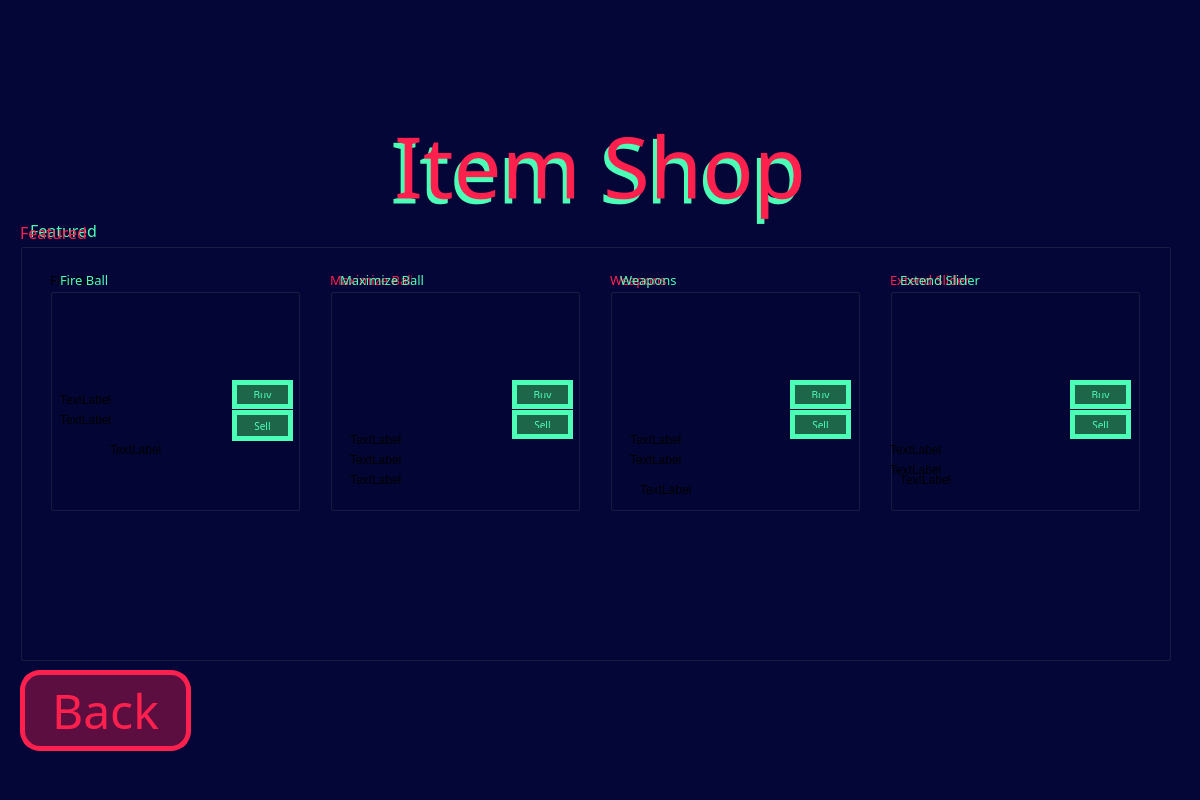
<?xml version="1.0" encoding="UTF-8"?>
<ui version="4.0">
 <class>ItemShop</class>
 <widget class="QWidget" name="ItemShop">
  <property name="geometry">
   <rect>
    <x>0</x>
    <y>0</y>
    <width>1200</width>
    <height>800</height>
   </rect>
  </property>
  <property name="palette">
   <palette>
    <active>
     <colorrole role="Window">
      <brush brushstyle="SolidPattern">
       <color alpha="255">
        <red>3</red>
        <green>6</green>
        <blue>55</blue>
       </color>
      </brush>
     </colorrole>
    </active>
    <inactive>
     <colorrole role="Window">
      <brush brushstyle="SolidPattern">
       <color alpha="255">
        <red>3</red>
        <green>6</green>
        <blue>55</blue>
       </color>
      </brush>
     </colorrole>
    </inactive>
    <disabled>
     <colorrole role="Base">
      <brush brushstyle="SolidPattern">
       <color alpha="255">
        <red>3</red>
        <green>6</green>
        <blue>55</blue>
       </color>
      </brush>
     </colorrole>
     <colorrole role="Window">
      <brush brushstyle="SolidPattern">
       <color alpha="255">
        <red>3</red>
        <green>6</green>
        <blue>55</blue>
       </color>
      </brush>
     </colorrole>
    </disabled>
   </palette>
  </property>
  <property name="windowTitle">
   <string>Form</string>
  </property>
  <widget class="QLabel" name="title">
   <property name="geometry">
    <rect>
     <x>90</x>
     <y>15</y>
     <width>1012</width>
     <height>311</height>
    </rect>
   </property>
   <property name="palette">
    <palette>
     <active>
      <colorrole role="WindowText">
       <brush brushstyle="SolidPattern">
        <color alpha="255">
         <red>76</red>
         <green>255</green>
         <blue>183</blue>
        </color>
       </brush>
      </colorrole>
     </active>
     <inactive>
      <colorrole role="WindowText">
       <brush brushstyle="SolidPattern">
        <color alpha="255">
         <red>76</red>
         <green>255</green>
         <blue>183</blue>
        </color>
       </brush>
      </colorrole>
     </inactive>
     <disabled/>
    </palette>
   </property>
   <property name="font">
    <font>
     <family>Showcard Gothic</family>
     <pointsize>64</pointsize>
    </font>
   </property>
   <property name="text">
    <string>Item Shop</string>
   </property>
   <property name="textFormat">
    <enum>Qt::AutoText</enum>
   </property>
   <property name="alignment">
    <set>Qt::AlignCenter</set>
   </property>
  </widget>
  <widget class="QLabel" name="title_2">
   <property name="geometry">
    <rect>
     <x>94</x>
     <y>10</y>
     <width>1012</width>
     <height>311</height>
    </rect>
   </property>
   <property name="palette">
    <palette>
     <active>
      <colorrole role="WindowText">
       <brush brushstyle="SolidPattern">
        <color alpha="255">
         <red>255</red>
         <green>32</green>
         <blue>78</blue>
        </color>
       </brush>
      </colorrole>
     </active>
     <inactive>
      <colorrole role="WindowText">
       <brush brushstyle="SolidPattern">
        <color alpha="255">
         <red>255</red>
         <green>32</green>
         <blue>78</blue>
        </color>
       </brush>
      </colorrole>
     </inactive>
     <disabled/>
    </palette>
   </property>
   <property name="font">
    <font>
     <family>Showcard Gothic</family>
     <pointsize>64</pointsize>
    </font>
   </property>
   <property name="text">
    <string>Item Shop</string>
   </property>
   <property name="textFormat">
    <enum>Qt::AutoText</enum>
   </property>
   <property name="alignment">
    <set>Qt::AlignCenter</set>
   </property>
  </widget>
  <widget class="QGroupBox" name="featured">
   <property name="geometry">
    <rect>
     <x>20</x>
     <y>220</y>
     <width>1151</width>
     <height>441</height>
    </rect>
   </property>
   <property name="palette">
    <palette>
     <active>
      <colorrole role="WindowText">
       <brush brushstyle="SolidPattern">
        <color alpha="255">
         <red>255</red>
         <green>32</green>
         <blue>78</blue>
        </color>
       </brush>
      </colorrole>
     </active>
     <inactive>
      <colorrole role="WindowText">
       <brush brushstyle="SolidPattern">
        <color alpha="255">
         <red>255</red>
         <green>32</green>
         <blue>78</blue>
        </color>
       </brush>
      </colorrole>
     </inactive>
     <disabled/>
    </palette>
   </property>
   <property name="font">
    <font>
     <family>Showcard Gothic</family>
     <pointsize>12</pointsize>
    </font>
   </property>
   <property name="styleSheet">
    <string notr="true">QGroupBox {
border-width:5px;
border-color:white;

}</string>
   </property>
   <property name="title">
    <string>Featured</string>
   </property>
   <widget class="QGroupBox" name="fireball">
    <property name="geometry">
     <rect>
      <x>30</x>
      <y>50</y>
      <width>250</width>
      <height>241</height>
     </rect>
    </property>
    <property name="palette">
     <palette>
      <active/>
      <inactive/>
      <disabled/>
     </palette>
    </property>
    <property name="font">
     <font>
      <family>Showcard Gothic</family>
      <pointsize>10</pointsize>
     </font>
    </property>
    <property name="title">
     <string>Fire Ball</string>
    </property>
    <widget class="QLabel" name="tile">
     <property name="geometry">
      <rect>
       <x>10</x>
       <y>0</y>
       <width>101</width>
       <height>20</height>
      </rect>
     </property>
     <property name="palette">
      <palette>
       <active>
        <colorrole role="WindowText">
         <brush brushstyle="SolidPattern">
          <color alpha="255">
           <red>76</red>
           <green>255</green>
           <blue>183</blue>
          </color>
         </brush>
        </colorrole>
       </active>
       <inactive>
        <colorrole role="WindowText">
         <brush brushstyle="SolidPattern">
          <color alpha="255">
           <red>76</red>
           <green>255</green>
           <blue>183</blue>
          </color>
         </brush>
        </colorrole>
       </inactive>
       <disabled/>
      </palette>
     </property>
     <property name="font">
      <font>
       <family>Showcard Gothic</family>
       <pointsize>10</pointsize>
      </font>
     </property>
     <property name="text">
      <string>Fire Ball</string>
     </property>
    </widget>
    <widget class="QPushButton" name="sellf">
     <property name="geometry">
      <rect>
       <x>182</x>
       <y>140</y>
       <width>61</width>
       <height>31</height>
      </rect>
     </property>
     <property name="font">
      <font>
       <family>Showcard Gothic</family>
       <pointsize>-1</pointsize>
      </font>
     </property>
     <property name="styleSheet">
      <string notr="true">QPushButton {
    background-color: #1e6649;
    border-style: solid;
    color: #4cffb7;
    border-width: 5px;
    border-radius: 20px;
    border-color: #4cffb7;
    font-size: 10px; /* Corrected from 'font: 48px' */
    padding: 6px;
    background-image: url(qrc:/image/Resources/plus.png); /* Path to your image */
    background-repeat: no-repeat;
    background-position: center;
}
QPushButton::pressed {
    background-color: #1abc9c; /* Background color when pressed */
}

</string>
     </property>
     <property name="text">
      <string>Sell</string>
     </property>
    </widget>
    <widget class="QPushButton" name="addf">
     <property name="geometry">
      <rect>
       <x>182</x>
       <y>110</y>
       <width>61</width>
       <height>29</height>
      </rect>
     </property>
     <property name="font">
      <font>
       <family>Showcard Gothic</family>
       <pointsize>-1</pointsize>
      </font>
     </property>
     <property name="styleSheet">
      <string notr="true">QPushButton {
    background-color: #1e6649;
    border-style: solid;
    color: #4cffb7;
    border-width: 5px;
    border-radius: 20px;
    border-color: #4cffb7;
    font-size: 10px; /* Corrected from 'font: 48px' */
    padding: 6px;
    background-image: url(qrc:/image/Resources/plus.png); /* Path to your image */
    background-repeat: no-repeat;
    background-position: center;
}
QPushButton::pressed {
    background-color: #1abc9c; /* Background color when pressed */
}

</string>
     </property>
     <property name="text">
      <string>Buy</string>
     </property>
    </widget>
    <widget class="QLabel" name="label_7">
     <property name="geometry">
      <rect>
       <x>10</x>
       <y>140</y>
       <width>63</width>
       <height>20</height>
      </rect>
     </property>
     <property name="text">
      <string>TextLabel</string>
     </property>
    </widget>
    <widget class="QLabel" name="label_8">
     <property name="geometry">
      <rect>
       <x>60</x>
       <y>170</y>
       <width>63</width>
       <height>20</height>
      </rect>
     </property>
     <property name="text">
      <string>TextLabel</string>
     </property>
    </widget>
    <widget class="QLabel" name="label_9">
     <property name="geometry">
      <rect>
       <x>10</x>
       <y>120</y>
       <width>63</width>
       <height>20</height>
      </rect>
     </property>
     <property name="text">
      <string>TextLabel</string>
     </property>
    </widget>
   </widget>
   <widget class="QGroupBox" name="Hugeball">
    <property name="geometry">
     <rect>
      <x>310</x>
      <y>50</y>
      <width>250</width>
      <height>241</height>
     </rect>
    </property>
    <property name="palette">
     <palette>
      <active>
       <colorrole role="WindowText">
        <brush brushstyle="SolidPattern">
         <color alpha="255">
          <red>255</red>
          <green>32</green>
          <blue>78</blue>
         </color>
        </brush>
       </colorrole>
      </active>
      <inactive>
       <colorrole role="WindowText">
        <brush brushstyle="SolidPattern">
         <color alpha="255">
          <red>255</red>
          <green>32</green>
          <blue>78</blue>
         </color>
        </brush>
       </colorrole>
      </inactive>
      <disabled/>
     </palette>
    </property>
    <property name="font">
     <font>
      <family>Showcard Gothic</family>
      <pointsize>10</pointsize>
     </font>
    </property>
    <property name="title">
     <string>Maximize Ball</string>
    </property>
    <widget class="QLabel" name="label_3">
     <property name="geometry">
      <rect>
       <x>10</x>
       <y>0</y>
       <width>131</width>
       <height>20</height>
      </rect>
     </property>
     <property name="palette">
      <palette>
       <active>
        <colorrole role="WindowText">
         <brush brushstyle="SolidPattern">
          <color alpha="255">
           <red>76</red>
           <green>255</green>
           <blue>183</blue>
          </color>
         </brush>
        </colorrole>
       </active>
       <inactive>
        <colorrole role="WindowText">
         <brush brushstyle="SolidPattern">
          <color alpha="255">
           <red>76</red>
           <green>255</green>
           <blue>183</blue>
          </color>
         </brush>
        </colorrole>
       </inactive>
       <disabled/>
      </palette>
     </property>
     <property name="font">
      <font>
       <family>Showcard Gothic</family>
       <pointsize>10</pointsize>
      </font>
     </property>
     <property name="text">
      <string>Maximize Ball</string>
     </property>
    </widget>
    <widget class="QPushButton" name="sellH">
     <property name="geometry">
      <rect>
       <x>182</x>
       <y>140</y>
       <width>61</width>
       <height>29</height>
      </rect>
     </property>
     <property name="font">
      <font>
       <family>Showcard Gothic</family>
       <pointsize>-1</pointsize>
      </font>
     </property>
     <property name="styleSheet">
      <string notr="true">QPushButton {
    background-color: #1e6649;
    border-style: solid;
    color: #4cffb7;
    border-width: 5px;
    border-radius: 20px;
    border-color: #4cffb7;
    font-size: 10px; /* Corrected from 'font: 48px' */
    padding: 6px;
    background-image: url(qrc:/image/Resources/plus.png); /* Path to your image */
    background-repeat: no-repeat;
    background-position: center;
}
QPushButton::pressed {
    background-color: #1abc9c; /* Background color when pressed */
}

</string>
     </property>
     <property name="text">
      <string>Sell</string>
     </property>
    </widget>
    <widget class="QPushButton" name="addH">
     <property name="geometry">
      <rect>
       <x>182</x>
       <y>110</y>
       <width>61</width>
       <height>29</height>
      </rect>
     </property>
     <property name="font">
      <font>
       <family>Showcard Gothic</family>
       <pointsize>-1</pointsize>
      </font>
     </property>
     <property name="styleSheet">
      <string notr="true">QPushButton {
    background-color: #1e6649;
    border-style: solid;
    color: #4cffb7;
    border-width: 5px;
    border-radius: 20px;
    border-color: #4cffb7;
    font-size: 10px; /* Corrected from 'font: 48px' */
    padding: 6px;
    background-image: url(qrc:/image/Resources/plus.png); /* Path to your image */
    background-repeat: no-repeat;
    background-position: center;
}
QPushButton::pressed {
    background-color: #1abc9c; /* Background color when pressed */
}

</string>
     </property>
     <property name="text">
      <string>Buy</string>
     </property>
    </widget>
    <widget class="QLabel" name="label_10">
     <property name="geometry">
      <rect>
       <x>20</x>
       <y>160</y>
       <width>63</width>
       <height>20</height>
      </rect>
     </property>
     <property name="text">
      <string>TextLabel</string>
     </property>
    </widget>
    <widget class="QLabel" name="label_11">
     <property name="geometry">
      <rect>
       <x>20</x>
       <y>180</y>
       <width>63</width>
       <height>20</height>
      </rect>
     </property>
     <property name="text">
      <string>TextLabel</string>
     </property>
    </widget>
    <widget class="QLabel" name="label_12">
     <property name="geometry">
      <rect>
       <x>20</x>
       <y>200</y>
       <width>63</width>
       <height>20</height>
      </rect>
     </property>
     <property name="text">
      <string>TextLabel</string>
     </property>
    </widget>
   </widget>
   <widget class="QGroupBox" name="Weapons">
    <property name="geometry">
     <rect>
      <x>590</x>
      <y>50</y>
      <width>250</width>
      <height>241</height>
     </rect>
    </property>
    <property name="palette">
     <palette>
      <active>
       <colorrole role="WindowText">
        <brush brushstyle="SolidPattern">
         <color alpha="255">
          <red>255</red>
          <green>32</green>
          <blue>78</blue>
         </color>
        </brush>
       </colorrole>
      </active>
      <inactive>
       <colorrole role="WindowText">
        <brush brushstyle="SolidPattern">
         <color alpha="255">
          <red>255</red>
          <green>32</green>
          <blue>78</blue>
         </color>
        </brush>
       </colorrole>
      </inactive>
      <disabled/>
     </palette>
    </property>
    <property name="font">
     <font>
      <family>Showcard Gothic</family>
      <pointsize>10</pointsize>
     </font>
    </property>
    <property name="title">
     <string>Weapons</string>
    </property>
    <widget class="QLabel" name="label_5">
     <property name="geometry">
      <rect>
       <x>10</x>
       <y>0</y>
       <width>101</width>
       <height>20</height>
      </rect>
     </property>
     <property name="palette">
      <palette>
       <active>
        <colorrole role="WindowText">
         <brush brushstyle="SolidPattern">
          <color alpha="255">
           <red>76</red>
           <green>255</green>
           <blue>183</blue>
          </color>
         </brush>
        </colorrole>
       </active>
       <inactive>
        <colorrole role="WindowText">
         <brush brushstyle="SolidPattern">
          <color alpha="255">
           <red>76</red>
           <green>255</green>
           <blue>183</blue>
          </color>
         </brush>
        </colorrole>
       </inactive>
       <disabled/>
      </palette>
     </property>
     <property name="font">
      <font>
       <family>Showcard Gothic</family>
       <pointsize>10</pointsize>
      </font>
     </property>
     <property name="text">
      <string>Weapons</string>
     </property>
    </widget>
    <widget class="QPushButton" name="addW">
     <property name="geometry">
      <rect>
       <x>180</x>
       <y>110</y>
       <width>61</width>
       <height>29</height>
      </rect>
     </property>
     <property name="font">
      <font>
       <family>Showcard Gothic</family>
       <pointsize>-1</pointsize>
      </font>
     </property>
     <property name="styleSheet">
      <string notr="true">QPushButton {
    background-color: #1e6649;
    border-style: solid;
    color: #4cffb7;
    border-width: 5px;
    border-radius: 20px;
    border-color: #4cffb7;
    font-size: 10px; /* Corrected from 'font: 48px' */
    padding: 6px;
    background-image: url(qrc:/image/Resources/plus.png); /* Path to your image */
    background-repeat: no-repeat;
    background-position: center;
}
QPushButton::pressed {
    background-color: #1abc9c; /* Background color when pressed */
}

</string>
     </property>
     <property name="text">
      <string>Buy</string>
     </property>
    </widget>
    <widget class="QPushButton" name="sellW">
     <property name="geometry">
      <rect>
       <x>180</x>
       <y>140</y>
       <width>61</width>
       <height>29</height>
      </rect>
     </property>
     <property name="font">
      <font>
       <family>Showcard Gothic</family>
       <pointsize>-1</pointsize>
      </font>
     </property>
     <property name="styleSheet">
      <string notr="true">QPushButton {
    background-color: #1e6649;
    border-style: solid;
    color: #4cffb7;
    border-width: 5px;
    border-radius: 20px;
    border-color: #4cffb7;
    font-size: 10px; /* Corrected from 'font: 48px' */
    padding: 6px;
    background-image: url(qrc:/image/Resources/plus.png); /* Path to your image */
    background-repeat: no-repeat;
    background-position: center;
}
QPushButton::pressed {
    background-color: #1abc9c; /* Background color when pressed */
}

</string>
     </property>
     <property name="text">
      <string>Sell</string>
     </property>
    </widget>
    <widget class="QLabel" name="label_13">
     <property name="geometry">
      <rect>
       <x>20</x>
       <y>160</y>
       <width>63</width>
       <height>20</height>
      </rect>
     </property>
     <property name="text">
      <string>TextLabel</string>
     </property>
    </widget>
    <widget class="QLabel" name="label_14">
     <property name="geometry">
      <rect>
       <x>30</x>
       <y>210</y>
       <width>63</width>
       <height>20</height>
      </rect>
     </property>
     <property name="text">
      <string>TextLabel</string>
     </property>
    </widget>
    <widget class="QLabel" name="label_15">
     <property name="geometry">
      <rect>
       <x>20</x>
       <y>180</y>
       <width>63</width>
       <height>20</height>
      </rect>
     </property>
     <property name="text">
      <string>TextLabel</string>
     </property>
    </widget>
   </widget>
   <widget class="QGroupBox" name="ExtendS">
    <property name="geometry">
     <rect>
      <x>870</x>
      <y>50</y>
      <width>250</width>
      <height>241</height>
     </rect>
    </property>
    <property name="palette">
     <palette>
      <active>
       <colorrole role="WindowText">
        <brush brushstyle="SolidPattern">
         <color alpha="255">
          <red>255</red>
          <green>32</green>
          <blue>78</blue>
         </color>
        </brush>
       </colorrole>
      </active>
      <inactive>
       <colorrole role="WindowText">
        <brush brushstyle="SolidPattern">
         <color alpha="255">
          <red>255</red>
          <green>32</green>
          <blue>78</blue>
         </color>
        </brush>
       </colorrole>
      </inactive>
      <disabled/>
     </palette>
    </property>
    <property name="font">
     <font>
      <family>Showcard Gothic</family>
      <pointsize>10</pointsize>
     </font>
    </property>
    <property name="title">
     <string>Extend Slider</string>
    </property>
    <widget class="QLabel" name="label_6">
     <property name="geometry">
      <rect>
       <x>10</x>
       <y>0</y>
       <width>141</width>
       <height>20</height>
      </rect>
     </property>
     <property name="palette">
      <palette>
       <active>
        <colorrole role="WindowText">
         <brush brushstyle="SolidPattern">
          <color alpha="255">
           <red>76</red>
           <green>255</green>
           <blue>183</blue>
          </color>
         </brush>
        </colorrole>
       </active>
       <inactive>
        <colorrole role="WindowText">
         <brush brushstyle="SolidPattern">
          <color alpha="255">
           <red>76</red>
           <green>255</green>
           <blue>183</blue>
          </color>
         </brush>
        </colorrole>
       </inactive>
       <disabled/>
      </palette>
     </property>
     <property name="font">
      <font>
       <family>Showcard Gothic</family>
       <pointsize>10</pointsize>
      </font>
     </property>
     <property name="text">
      <string>Extend Slider</string>
     </property>
    </widget>
    <widget class="QPushButton" name="sellS">
     <property name="geometry">
      <rect>
       <x>180</x>
       <y>140</y>
       <width>61</width>
       <height>29</height>
      </rect>
     </property>
     <property name="font">
      <font>
       <family>Showcard Gothic</family>
       <pointsize>-1</pointsize>
      </font>
     </property>
     <property name="styleSheet">
      <string notr="true">QPushButton {
    background-color: #1e6649;
    border-style: solid;
    color: #4cffb7;
    border-width: 5px;
    border-radius: 20px;
    border-color: #4cffb7;
    font-size: 10px; /* Corrected from 'font: 48px' */
    padding: 6px;
    background-image: url(qrc:/image/Resources/plus.png); /* Path to your image */
    background-repeat: no-repeat;
    background-position: center;
}
QPushButton::pressed {
    background-color: #1abc9c; /* Background color when pressed */
}

</string>
     </property>
     <property name="text">
      <string>Sell</string>
     </property>
    </widget>
    <widget class="QPushButton" name="addS">
     <property name="geometry">
      <rect>
       <x>180</x>
       <y>110</y>
       <width>61</width>
       <height>29</height>
      </rect>
     </property>
     <property name="font">
      <font>
       <family>Showcard Gothic</family>
       <pointsize>-1</pointsize>
      </font>
     </property>
     <property name="styleSheet">
      <string notr="true">QPushButton {
    background-color: #1e6649;
    border-style: solid;
    color: #4cffb7;
    border-width: 5px;
    border-radius: 20px;
    border-color: #4cffb7;
    font-size: 10px; /* Corrected from 'font: 48px' */
    padding: 6px;
    background-image: url(qrc:/image/Resources/plus.png); /* Path to your image */
    background-repeat: no-repeat;
    background-position: center;
}
QPushButton::pressed {
    background-color: #1abc9c; /* Background color when pressed */
}

</string>
     </property>
     <property name="text">
      <string>Buy</string>
     </property>
    </widget>
    <widget class="QLabel" name="label_16">
     <property name="geometry">
      <rect>
       <x>0</x>
       <y>170</y>
       <width>63</width>
       <height>20</height>
      </rect>
     </property>
     <property name="text">
      <string>TextLabel</string>
     </property>
    </widget>
    <widget class="QLabel" name="label_17">
     <property name="geometry">
      <rect>
       <x>0</x>
       <y>190</y>
       <width>63</width>
       <height>20</height>
      </rect>
     </property>
     <property name="text">
      <string>TextLabel</string>
     </property>
    </widget>
    <widget class="QLabel" name="label_18">
     <property name="geometry">
      <rect>
       <x>10</x>
       <y>200</y>
       <width>63</width>
       <height>20</height>
      </rect>
     </property>
     <property name="text">
      <string>TextLabel</string>
     </property>
    </widget>
   </widget>
  </widget>
  <widget class="QLabel" name="label">
   <property name="geometry">
    <rect>
     <x>30</x>
     <y>220</y>
     <width>101</width>
     <height>20</height>
    </rect>
   </property>
   <property name="palette">
    <palette>
     <active>
      <colorrole role="WindowText">
       <brush brushstyle="SolidPattern">
        <color alpha="255">
         <red>76</red>
         <green>255</green>
         <blue>183</blue>
        </color>
       </brush>
      </colorrole>
     </active>
     <inactive>
      <colorrole role="WindowText">
       <brush brushstyle="SolidPattern">
        <color alpha="255">
         <red>76</red>
         <green>255</green>
         <blue>183</blue>
        </color>
       </brush>
      </colorrole>
     </inactive>
     <disabled/>
    </palette>
   </property>
   <property name="font">
    <font>
     <family>Showcard Gothic</family>
     <pointsize>12</pointsize>
    </font>
   </property>
   <property name="text">
    <string>Featured</string>
   </property>
  </widget>
  <widget class="QPushButton" name="backM">
   <property name="geometry">
    <rect>
     <x>20</x>
     <y>670</y>
     <width>171</width>
     <height>81</height>
    </rect>
   </property>
   <property name="font">
    <font>
     <family>Showcard Gothic</family>
     <pointsize>-1</pointsize>
     <italic>false</italic>
     <bold>false</bold>
    </font>
   </property>
   <property name="styleSheet">
    <string notr="true"> background-color: rgb(93, 14, 65);
    border-style: solid;
    color: rgb(255, 32, 78);
    border-width: 5px;
    border-radius: 20px;
    border-color: rgb(255, 32, 78);
    font: 48px;
    padding: 6px;
</string>
   </property>
   <property name="text">
    <string>Back</string>
   </property>
  </widget>
  <zorder>label</zorder>
  <zorder>title</zorder>
  <zorder>title_2</zorder>
  <zorder>featured</zorder>
  <zorder>backM</zorder>
 </widget>
 <resources/>
 <connections/>
</ui>
